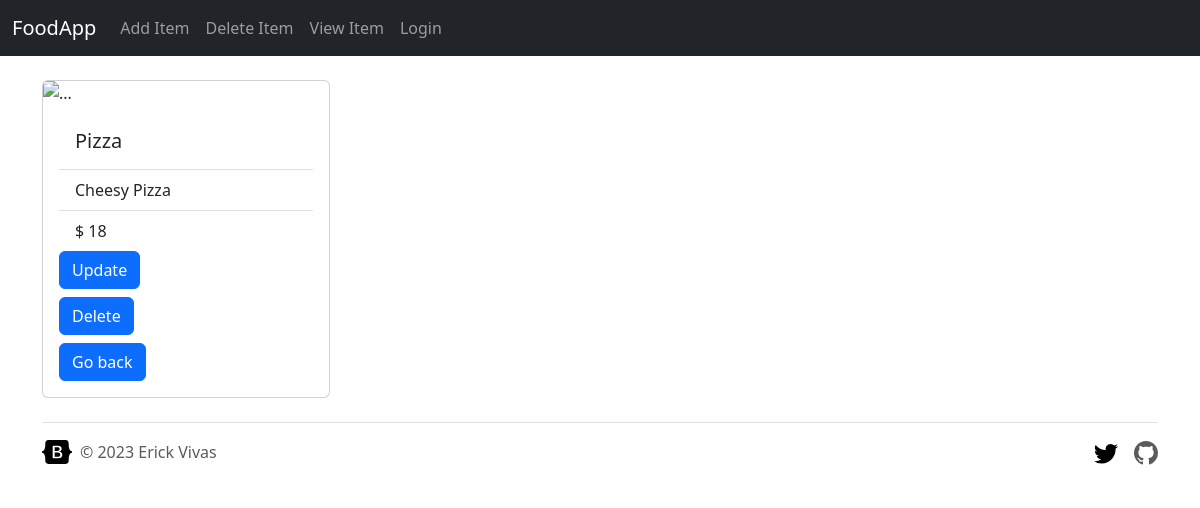
The page /food/1/ on the database its author committed.
### food/models.py (models this page shows, shortened)
class Item(models.Model):
    item_name = models.CharField(max_length=200)
    item_desc = models.CharField(max_length=200)
    item_price = models.IntegerField()
    item_image = models.CharField(max_length=500, default="http://www.ukvisitorguide.cn/wp-content/uploads/2015/11/Food-placeholder.jpg")
    created_at = models.DateTimeField(auto_now_add=True)
    updated_at = models.DateTimeField(auto_now=True)

### food/views.py (the view)
# urls.py: path('<int:item_id>/', views.detail, name='detail'),
def detail(request,item_id):
    item = Item.objects.get(pk=item_id)
    context = {
        'item': item,
    }
    template = loader.get_template('food/item.html')
    return render(request,'food/item.html', context)

### food/templates/food/item.html (shortened to what this page needs)
{% extends 'food/base.html' %}
{% block content %}
<div class="card mt-4" style="width: 18rem;">
    <img src="{{item.item_image}}" class="card-img-top" alt="...">
    <div class="card-body">
      <ul class="list-group list-group-flush">
        <li class="list-group-item"><h5 class="card-title">{{ item.item_name }}</h5></li>
        <li class="list-group-item"><p class="card-text">{{ item.item_desc }}</p></li>
        <li class="list-group-item"><p class="card-text">$ {{ item.item_price }}</p></li>
      </ul>
      <a href="{% url 'food:update_item' item.id %}" class="btn btn-primary mb-2" >Update</a>
      <form method="POST" action="{% url 'food:delete_item' item.id %}">
        <button class="btn btn-primary mb-2" type="submit">Delete</button>
      </form>
      <a href="{% url 'food:index' %}" class="btn btn-primary" >Go back</a>
    </div>
</div>
{% endblock %}

### rows shown on the page
Item: item_name "Pizza", item_desc "Cheesy Pizza", item_price "18"
